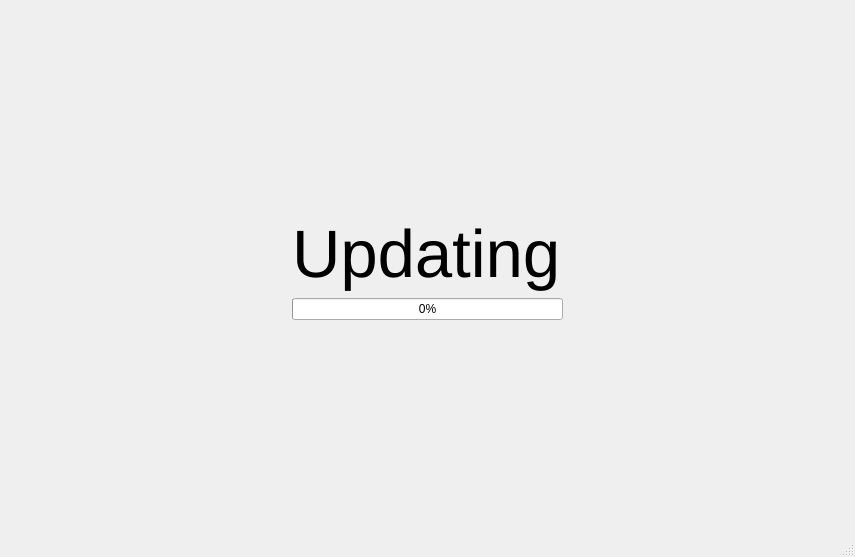
<?xml version="1.0" encoding="UTF-8"?>
<ui version="4.0">
 <class>MainWindow</class>
 <widget class="QMainWindow" name="MainWindow">
  <property name="geometry">
   <rect>
    <x>0</x>
    <y>0</y>
    <width>855</width>
    <height>557</height>
   </rect>
  </property>
  <property name="windowTitle">
   <string>Launcher</string>
  </property>
  <widget class="QWidget" name="centralWidget">
   <layout class="QGridLayout" name="gridLayout">
    <item row="0" column="0">
     <widget class="QStackedWidget" name="mainPages">
      <property name="currentIndex">
       <number>3</number>
      </property>
      <widget class="QWidget" name="page">
       <layout class="QGridLayout" name="gridLayout_2">
        <item row="2" column="0">
         <spacer name="horizontalSpacer">
          <property name="orientation">
           <enum>Qt::Horizontal</enum>
          </property>
          <property name="sizeHint" stdset="0">
           <size>
            <width>40</width>
            <height>20</height>
           </size>
          </property>
         </spacer>
        </item>
        <item row="2" column="4">
         <widget class="QPushButton" name="home_selection">
          <property name="text">
           <string>Select home directory</string>
          </property>
         </widget>
        </item>
        <item row="1" column="0" colspan="5">
         <widget class="QListWidget" name="foldersListWidget"/>
        </item>
        <item row="2" column="2">
         <widget class="QPushButton" name="AddFolderButton">
          <property name="text">
           <string>Add game folder</string>
          </property>
         </widget>
        </item>
        <item row="2" column="3">
         <widget class="QPushButton" name="RemoveFolderButton">
          <property name="text">
           <string>Remove folder</string>
          </property>
         </widget>
        </item>
        <item row="0" column="0">
         <widget class="QLabel" name="label_3">
          <property name="text">
           <string>Select game folder</string>
          </property>
         </widget>
        </item>
        <item row="2" column="1">
         <widget class="QCheckBox" name="autoHomeCheckBox">
          <property name="text">
           <string>Remember game folder</string>
          </property>
         </widget>
        </item>
       </layout>
      </widget>
      <widget class="QWidget" name="page_2">
       <layout class="QGridLayout" name="gridLayout_3">
        <item row="2" column="2">
         <spacer name="horizontalSpacer_3">
          <property name="orientation">
           <enum>Qt::Horizontal</enum>
          </property>
          <property name="sizeHint" stdset="0">
           <size>
            <width>40</width>
            <height>20</height>
           </size>
          </property>
         </spacer>
        </item>
        <item row="1" column="2">
         <widget class="QListWidget" name="newsListWidget">
          <property name="selectionMode">
           <enum>QAbstractItemView::NoSelection</enum>
          </property>
         </widget>
        </item>
        <item row="0" column="2">
         <widget class="QGroupBox" name="groupBox_2">
          <property name="title">
           <string>Settings</string>
          </property>
          <layout class="QGridLayout" name="gridLayout_4" columnstretch="0,1,0,0">
           <item row="4" column="3">
            <widget class="QPushButton" name="settingsButton">
             <property name="text">
              <string>Settings</string>
             </property>
            </widget>
           </item>
           <item row="3" column="3">
            <widget class="QPushButton" name="changeHomeButton">
             <property name="text">
              <string>Change game folder </string>
             </property>
            </widget>
           </item>
           <item row="0" column="1" colspan="3">
            <widget class="QLineEdit" name="nickLineEdit"/>
           </item>
           <item row="3" column="0">
            <widget class="QLabel" name="label_4">
             <property name="text">
              <string>Profile</string>
             </property>
            </widget>
           </item>
           <item row="3" column="1">
            <widget class="QLabel" name="profileLable">
             <property name="text">
              <string/>
             </property>
            </widget>
           </item>
           <item row="0" column="0">
            <widget class="QLabel" name="label">
             <property name="text">
              <string>Nick:</string>
             </property>
            </widget>
           </item>
           <item row="4" column="2">
            <widget class="QPushButton" name="openGameFolderButton">
             <property name="text">
              <string>Open game folder</string>
             </property>
            </widget>
           </item>
          </layout>
         </widget>
        </item>
        <item row="0" column="0" rowspan="3" colspan="2">
         <widget class="QGroupBox" name="groupBox">
          <property name="minimumSize">
           <size>
            <width>400</width>
            <height>0</height>
           </size>
          </property>
          <property name="title">
           <string>Packages</string>
          </property>
          <layout class="QGridLayout" name="gridLayout_7">
           <item row="2" column="1">
            <widget class="QLineEdit" name="argsLineEdit"/>
           </item>
           <item row="2" column="0">
            <widget class="QLabel" name="label_2">
             <property name="text">
              <string>Arguments</string>
             </property>
            </widget>
           </item>
           <item row="0" column="0" colspan="2">
            <widget class="QListWidget" name="listAvalible">
             <property name="selectionMode">
              <enum>QAbstractItemView::NoSelection</enum>
             </property>
            </widget>
           </item>
          </layout>
         </widget>
        </item>
       </layout>
      </widget>
      <widget class="QWidget" name="page_3">
       <layout class="QGridLayout" name="gridLayout_5">
        <item row="1" column="1">
         <spacer name="verticalSpacer">
          <property name="orientation">
           <enum>Qt::Vertical</enum>
          </property>
          <property name="sizeHint" stdset="0">
           <size>
            <width>20</width>
            <height>40</height>
           </size>
          </property>
         </spacer>
        </item>
        <item row="2" column="1">
         <widget class="QPushButton" name="backSettingsPushButton">
          <property name="text">
           <string>Back</string>
          </property>
         </widget>
        </item>
        <item row="2" column="0">
         <spacer name="horizontalSpacer_2">
          <property name="orientation">
           <enum>Qt::Horizontal</enum>
          </property>
          <property name="sizeHint" stdset="0">
           <size>
            <width>40</width>
            <height>20</height>
           </size>
          </property>
         </spacer>
        </item>
        <item row="0" column="0" colspan="2">
         <widget class="QGroupBox" name="groupBox_3">
          <property name="title">
           <string>Program settings</string>
          </property>
          <layout class="QGridLayout" name="gridLayout_6">
           <item row="0" column="0">
            <widget class="QCheckBox" name="startinMinimizedCheckBox">
             <property name="text">
              <string>starting minimized</string>
             </property>
            </widget>
           </item>
          </layout>
         </widget>
        </item>
       </layout>
      </widget>
      <widget class="QWidget" name="page_4">
       <layout class="QGridLayout" name="gridLayout_8">
        <item row="0" column="1">
         <spacer name="verticalSpacer_3">
          <property name="orientation">
           <enum>Qt::Vertical</enum>
          </property>
          <property name="sizeHint" stdset="0">
           <size>
            <width>20</width>
            <height>40</height>
           </size>
          </property>
         </spacer>
        </item>
        <item row="1" column="1">
         <layout class="QVBoxLayout" name="verticalLayout">
          <item>
           <widget class="QLabel" name="label_5">
            <property name="font">
             <font>
              <pointsize>50</pointsize>
             </font>
            </property>
            <property name="text">
             <string>Updating</string>
            </property>
           </widget>
          </item>
          <item>
           <widget class="QProgressBar" name="progressBar">
            <property name="value">
             <number>0</number>
            </property>
           </widget>
          </item>
         </layout>
        </item>
        <item row="1" column="0">
         <spacer name="horizontalSpacer_4">
          <property name="orientation">
           <enum>Qt::Horizontal</enum>
          </property>
          <property name="sizeHint" stdset="0">
           <size>
            <width>40</width>
            <height>20</height>
           </size>
          </property>
         </spacer>
        </item>
        <item row="1" column="2">
         <spacer name="horizontalSpacer_5">
          <property name="orientation">
           <enum>Qt::Horizontal</enum>
          </property>
          <property name="sizeHint" stdset="0">
           <size>
            <width>40</width>
            <height>20</height>
           </size>
          </property>
         </spacer>
        </item>
        <item row="2" column="1">
         <spacer name="verticalSpacer_2">
          <property name="orientation">
           <enum>Qt::Vertical</enum>
          </property>
          <property name="sizeHint" stdset="0">
           <size>
            <width>20</width>
            <height>40</height>
           </size>
          </property>
         </spacer>
        </item>
       </layout>
      </widget>
     </widget>
    </item>
   </layout>
  </widget>
  <widget class="QStatusBar" name="statusBar"/>
 </widget>
 <layoutdefault spacing="6" margin="11"/>
 <resources/>
 <connections/>
</ui>
